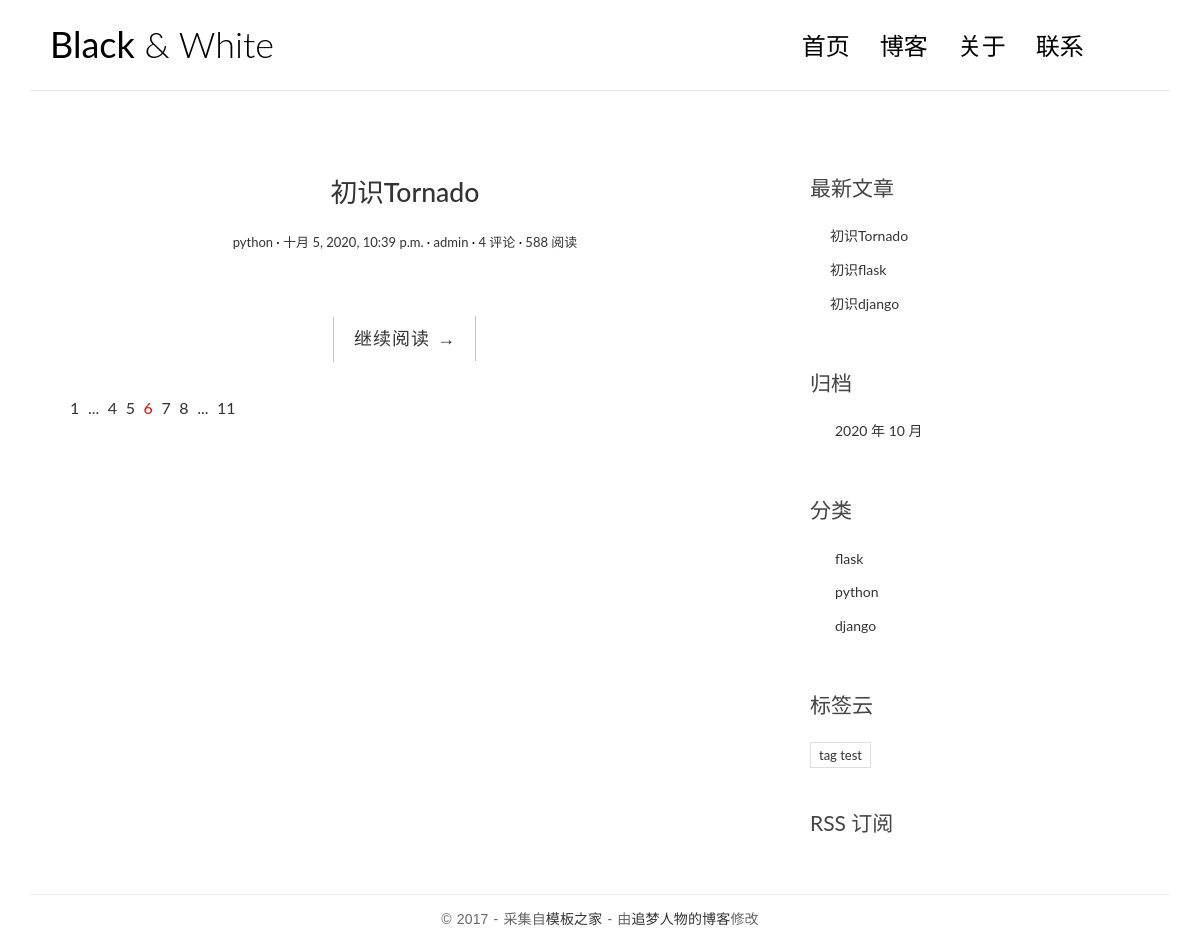
Screenshot of /categories/2/ with the database file from the repository.
### blog/models.py (models this page shows, shortened)
class Post(models.Model):
    title = models.CharField('标题', max_length=70)
    body = models.TextField('正文')
    created_time = models.DateTimeField('创建时间', default=timezone.now)
    modified_time = models.DateTimeField('修改时间')
    excerpt = models.CharField('摘要', max_length=200, blank=True)
    """
    这是分类与标签，分类与标签的模型我们已经定义在上面。
    我们在这里把文章对应的数据库表和分类、标签对应的数据库表关联了起来，但是关联形式稍微有点不同。
    我们规定一篇文章只能对应一个分类，但是一个分类下可以有多篇文章，所以我们使用的是 ForeignKey，即一对多的关联关系。
    且自 django 2.0 以后，ForeignKey 必须传入一个 on_delete 参数用来指定当关联的数据被删除时，被关联的数据的行为，
    我们这里假定当某个分类被删除时，该分类下全部文章也同时被删除，因此使用 models.CASCADE 参数，意为级联删除。
    而对于标签来说，一篇文章可以有多个标签，同一个标签下也可能有多篇文章，所以我们使用 ManyToManyField，表明这是多对多的关联关系。
    同时我们规定文章可以没有标签，因此为标签 tags 指定了 blank=True。
    """
    category = models.ForeignKey(Category, verbose_name='分类', on_delete=models.CASCADE)
    tags = models.ManyToManyField(Tag, verbose_name='标签', blank=True)
    """
    文章作者，这里 User 是从 django.contrib.auth.models 导入的。django.contrib.auth 是 django 内置的应用，
    专门用于处理网站用户的注册、登录等流程，User 是 django 为我们已经写好的用户模型。这里我们通过 ForeignKey 把文章和 User 关联了起来。
    因为我们规定一篇文章只能有一个作者，而一个作者可能会写多篇文章，因此这是一对多的关联关系，和 Category 类似。
    """
    author = models.ForeignKey(User, verbose_name='作者', on_delete=models.CASCADE)
    class Meta:
        verbose_name = '文章'
        verbose_name_plural = verbose_name
    def get_absolute_url(self):
        return reverse('blog:detail', kwargs={'pk': self.pk})

class Category(models.Model):
    name = models.CharField(max_length=100)
    class Meta:
        verbose_name = '分类'
        verbose_name_plural = verbose_name

class Tag(models.Model):
    name = models.CharField(max_length=100)
    class Meta:
        verbose_name = '标签'
        verbose_name_plural = verbose_name

### blog/views.py (the view)
# urls.py: path('categories/<int:pk>/', views.category, name='category'),
def category(request, pk):
    cate = get_object_or_404(Category, pk=pk)
    cate = get_object_or_404(Category, pk=pk)
    post_list = Post.objects.filter(category=cate).order_by('-created_time')
    return render(request, 'blog/index.html', context={'post_list': post_list})

### blog/templatetags/blog_extras.py (called while the page is built)
@register.inclusion_tag('blog/inclusions/_recent_posts.html', takes_context=True)
def show_recent_posts(context, num=5):
    return {
        'recent_post_list': Post.objects.all().order_by('-created_time')[:num],
    }

@register.inclusion_tag('blog/inclusions/_archives.html', takes_context=True)
def show_archives(context):
    return {
        'date_list': Post.objects.dates('created_time', 'month', order='DESC'),
    }

@register.inclusion_tag('blog/inclusions/_categories.html', takes_context=True)
def show_categories(context):
    return {
        'category_list': Category.objects.all(),
    }

@register.inclusion_tag('blog/inclusions/_tags.html', takes_context=True)
def show_tags(context):
    return {
        'tag_list': Tag.objects.all(),
    }

### templates/blog/index.html (shortened to what this page needs)
{% extends 'base.html' %}
{% block main %}
    {% for post in post_list %}
        <article class="post post-{{ post.pk }}">
            <header class="entry-header">
                <h1 class="entry-title">
                    <a href="{{ post.get_absolute_url }}">{{ post.title }}</a>
                </h1>
                <div class="entry-meta">
                    <span class="post-category"><a href="#">{{ post.category.name }}</a></span>
                    <span class="post-date"><a href="#"><time class="entry-date"
                                                              datetime="{{ post.created_time }}">{{ post.created_time }}</time></a></span>
                    <span class="post-author"><a href="#">{{ post.author }}</a></span>
                    <span class="comments-link"><a href="#">4 评论</a></span>
                    <span class="views-count"><a href="#">588 阅读</a></span>
                </div>
                    </header>
                    <div class="entry-content clearfix">
                        <div class="read-more cl-effect-14">
                            <a href="{{ post.get_absolute_url }}" class="more-link">继续阅读 <span class="meta-nav">→</span></a>
                        </div>
                    </div>
                </article>
            {% empty %}
                <div class="no-ost">暂时还没有发布的文章！</div>>
            {% endfor %}
                <div class="pagination">
                    <ul>
                        <li><a href="">1</a></li>
                        <li><a href="">...</a></li>
                        <li><a href="">4</a></li>
                        <li><a href="">5</a></li>
                        <li class="current"><a href="">6</a></li>
                        <li><a href="">7</a></li>
                        <li><a href="">8</a></li>
                        <li><a href="">...</a></li>
                        <li><a href="">11</a></li>
                    </ul>
                </div>
{% endblock main %}

### templates/blog/inclusions/_recent_posts.html
<div class="widget widget-recent-posts">
  <h3 class="widget-title">最新文章</h3>
  <ul>
    {% for post in recent_post_list %}
      <li>
        <a href="{{ post.get_absolute_url }}">{{ post.title }}</a>
      </li>
    {% empty %}
      暂无文章！
    {% endfor %}
  </ul>
</div>

### templates/blog/inclusions/_categories.html
<div class="widget widget-category">
  <h3 class="widget-title">分类</h3>
  <ul>
    {% for category in category_list %}
      <li>
        <a href="{% url 'blog:category' category.pk %}">{{ category.name }}</a>
      </li>
    {% endfor %}
  </ul>
</div>

### templates/blog/inclusions/_tags.html
<div class="widget widget-tag-cloud">
  <h3 class="widget-title">标签云</h3>
  <ul>
    {% for tag in tag_list %}
      <li>
        <a href="{% url 'blog:tag' tag.pk %}">{{ tag.name }}</a>
      </li>
    {% empty %}
      暂无标签！
    {% endfor %}
  </ul>
</div>

### blog/static/blog/css/custom.css (style rules this page uses)
* { outline: none; }
h1, h2, h3, h4, h5, h6 { margin-top: 0; }
a { color: #333; }
body { color: #444; font-family: 'Lato', sans-serif; }
.post { background: #fff; padding: 30px 30px 0; }
.entry-title { text-align: center; font-size: 1.9em; margin-bottom: 20px; line-height: 1.6; padding: 10px 20px 0; }
.entry-meta { text-align: center; color: #DDDDDD; font-size: 13px; margin-bottom: 30px; }
.entry-content { font-size: 18px; line-height: 1.9; font-weight: 300; color: #000; }
.post-category::after, .post-date::after, .post-author::after, .comments-link::after { content: ' ·'; color: #000; }
.read-more { font-family: 'Ubuntu', sans-serif; font-weight: 400; word-spacing: 1px; letter-spacing: 0.01em; text-align: center; margin-top: 20px; }
.cl-effect-14 a { padding: 0 20px; height: 45px; line-height: 45px; position: relative; display: inline-block; margin: 15px 25px; letter-spacing: 1px; font-weight: 400; text-shadow: 0 0 1px rgba(255, 255, 255, 0.3); }
.cl-effect-14 a::before, .cl-effect-14 a::after { position: absolute; width: 45px; height: 1px; background: #C3C3C3; content: ''; -webkit-transition: all 0.3s; -moz-transition: all 0.3s; transition: all 0.3s; pointer-events: none; }
.cl-effect-14 a::before { top: 0; left: 0; -webkit-transform: rotate(90deg); -moz-transform: rotate(90deg); transform: rotate(90deg); -webkit-transform-origin: 0 0; -moz-transform-origin: 0 0; transform-origin: 0 0; }
.cl-effect-14 a::after { right: 0; bottom: 0; -webkit-transform: rotate(90deg); -moz-transform: rotate(90deg); transform: rotate(90deg); -webkit-transform-origin: 100% 0; -moz-transform-origin: 100% 0; transform-origin: 100% 0; }
.widget { background: #fff; padding: 30px 0 0; }
.widget-title { font-size: 1.5em; margin-bottom: 20px; line-height: 1.6; padding: 10px 0 0; font-weight: 400; }
.widget-recent-posts ul { padding: 0; margin: 0; padding-left: 20px; }
.widget-recent-posts ul li { list-style-type: none; position: relative; line-height: 170%; margin-bottom: 10px; }
.widget-recent-posts ul li::before { content: '\f3d3'; font-family: "Ionicons"; position: absolute; left: -17px; top: 3px; font-size: 16px; color: #000; }
.widget-category ul { padding: 0; margin: 0; padding-left: 25px; }
.widget-category ul li { list-style-type: none; position: relative; line-height: 170%; margin-bottom: 10px; }
.widget-category ul li::before { content: '\f3fe'; font-family: "Ionicons"; position: absolute; left: -25px; top: 1px; font-size: 18px; color: #000; }
.widget-tag-cloud ul { padding: 0; margin: 0; margin-right: -10px; }
.widget-tag-cloud ul li { list-style-type: none; font-size: 13px; display: inline-block; margin-right: 10px; margin-bottom: 10px; padding: 3px 8px; border: 1px solid #ddd; }
.pagination ul { list-style: none; }
.pagination ul li { display: inline-block; font-size: 16px; margin-right: 5px; }
.current a { color: red; }

### rows the page displays
Post: title "初识Tornado", category.name "python", created_time "十月 5, 2020, 10:39 p.m.", author "admin"
Post: title "初识flask"
Post: title "初识django"
Category: name "flask"
Category: name "python"
Category: name "django"
Tag: name "tag test"

### other values shown
{{ date.year }} "2020"
{{ date.month }} "10"
